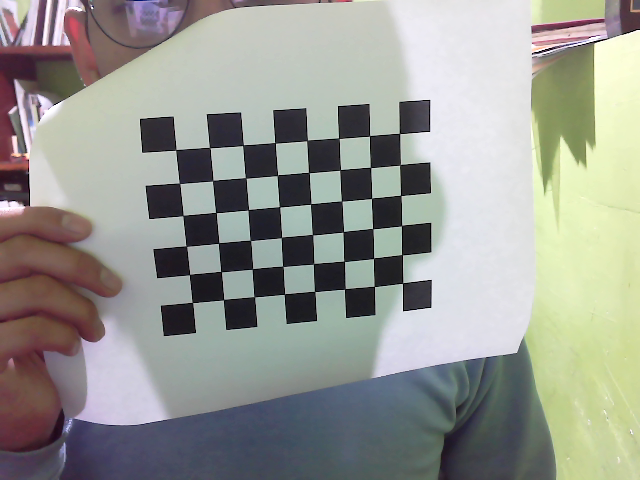
#> input picture Practica 9 - Correccion de distorcion de la camara y calibracion con OpenCV/images2/image0.png, 640 x 480 px; its folder holds 4 pictures in this run
$ python Ejercicio9_2.py
#> lines starting #> are read from the running program, lines starting #| are printed output that depends on the picture
import cv2 as cv
import numpy as np
import os

CHESS_BOARD_DIM = (6, 4)
SQUARE_SIZE = 14

# Criterios para determinar algoritmo de cornerSubPix (Epsilon <= 0.001 e Iteraciones maximas = 30)
criteria = (cv.TERM_CRITERIA_EPS + cv.TERM_CRITERIA_MAX_ITER, 30, 0.001)

calib_data_path = "calib_data"
CHECK_DIR = os.path.isdir(calib_data_path)
if not CHECK_DIR:
    os.makedirs(calib_data_path)
    print(f'"{calib_data_path}" directorio ha sido creado.')
else:
    print(f'"{calib_data_path}" directorio ya existe.')

# preparar los puntos del objeto, como (0,0,0), (1,0,0), (2,0,0) ....,(7,5,0)
obj_3D = np.zeros((CHESS_BOARD_DIM[0] * CHESS_BOARD_DIM[1], 3), np.float32)
obj_3D[:, :2] = np.mgrid[0 : CHESS_BOARD_DIM[0], 0 : CHESS_BOARD_DIM[1]].T.reshape(-1, 2)
obj_3D *= SQUARE_SIZE

# Matrices para almacenar los puntos objeto y los puntos imagen de todas las imágenes.
obj_points_3D = [] # Puntos 3D en el espacio del mundo real
img_points_2D = [] # Puntos 2D en el plano de la imagen.

# La ruta del directorio de imágenes
image_dir_path = "images2"

files = os.listdir(image_dir_path)
for file in files:
    print(file)
    imagePath = os.path.join(image_dir_path, file)
    # print(imagePath)

    image = cv.imread(imagePath)
#> image is the input picture: shape (480, 640, 3); mean B, G, R 146.4, 152.9, 151.6
    # Conversion de fotograma a escala de grises.
    grayyScale = cv.cvtColor(image, cv.COLOR_BGR2GRAY)
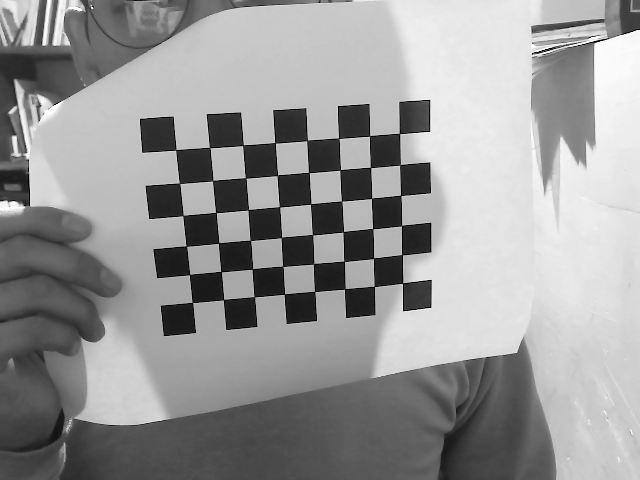
#> grayyScale: shape (480, 640); min 0, max 255, mean 151.8
    # Encontrar las esquinas del tablero de ajedrez.
    ret, corners = cv.findChessboardCorners(image, CHESS_BOARD_DIM, None)
#> ret = False; corners = None
    if ret == True:
        #Agregar los puntos en el espacio al arreglo.
        obj_points_3D.append(obj_3D)
        # Ajustar y dibujar las esquinas con mayor precision.
        corners2 = cv.cornerSubPix(grayyScale, corners, (3,3), (-1,-1), criteria)
        #Agregar las esquinas ajustadas al arreglo.
        img_points_2D.append(corners2)
#> pass 2 of the loop `for file in files:`:
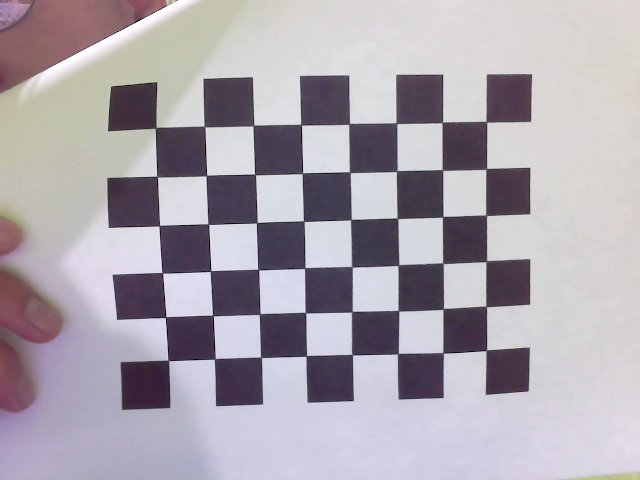
#> input picture Practica 9 - Correccion de distorcion de la camara y calibracion con OpenCV/images2/image1.png, 640 x 480 px
#> image is the input picture: shape (480, 640, 3); mean B, G, R 174.4, 165.9, 172
#> `grayyScale = cv.cvtColor(image, cv.COLOR_BGR2GRAY)`:
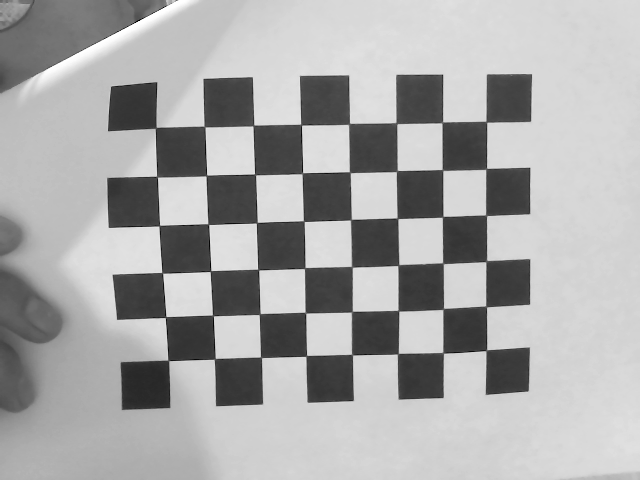
#> grayyScale: shape (480, 640); min 0, max 255, mean 168.7
#> ret = True; corners = 24 rows, first 8: [253.4, 125.4], [301.2, 124.8], [349.3, 123.6], [396.4, 123.1], [442, 122.5], [486.2, 121.8], [255.1, 174.4], [302.3, 173.2]
#> corners2 = 24 rows, first 8: [253.4, 125.4], [301.3, 124.7], [349.2, 123.8], [396.4, 123.2], [442.3, 122.4], [486.3, 121.8], [255, 174.3], [302.4, 173.2]
#> pass 3 of the loop `for file in files:`:
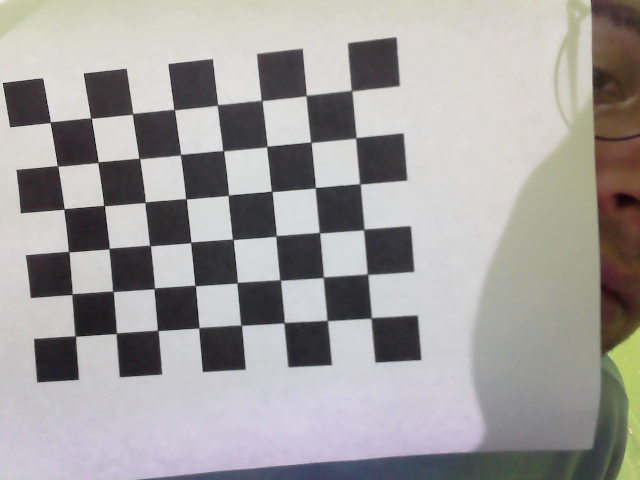
#> input picture Practica 9 - Correccion de distorcion de la camara y calibracion con OpenCV/images2/image10.png, 640 x 480 px
#> image is the input picture: shape (480, 640, 3); mean B, G, R 157.3, 158.5, 161.3
#> `grayyScale = cv.cvtColor(image, cv.COLOR_BGR2GRAY)`:
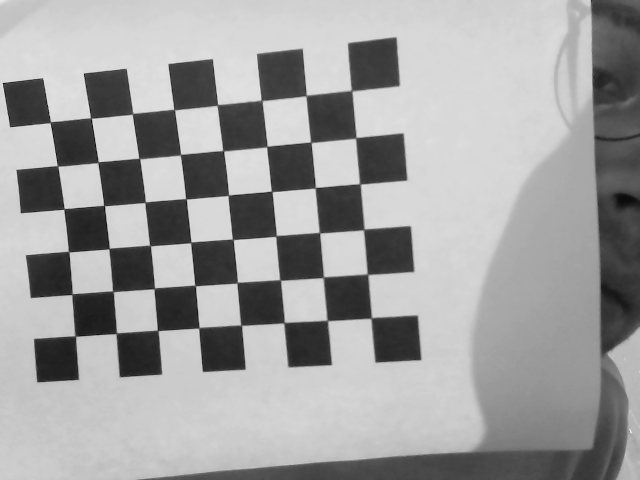
#> grayyScale: shape (480, 640); min 0, max 237, mean 159.2
#> corners = 24 rows, first 8: [132.4, 113.8], [174.2, 109.6], [217.3, 105], [261.5, 100.4], [306.2, 95.67], [351.4, 90.52], [139.1, 158.3], [180.3, 154.7]
#> corners2 = 24 rows, first 8: [132.5, 113.7], [174.2, 109.6], [217.4, 104.9], [261.5, 100.4], [306.2, 95.61], [351.5, 90.56], [139.2, 158.4], [180.4, 154.6]
#> the loop made 4 passes; the first 3 are shown

# Funcion para calibracion de camara
ret, mtx, dist, rvecs, tvecs = cv.calibrateCamera(obj_points_3D, img_points_2D, grayyScale.shape[::-1], None, None)
print("CALIBRADA")

print("Guardando los datos en un fichero utilizando Numpy")
np.savez(
    f"{calib_data_path}/MultiMatrix2",
    camMatrix = mtx,
    distCoef = dist,
    rVector = rvecs,
    tVector = tvecs,
)
